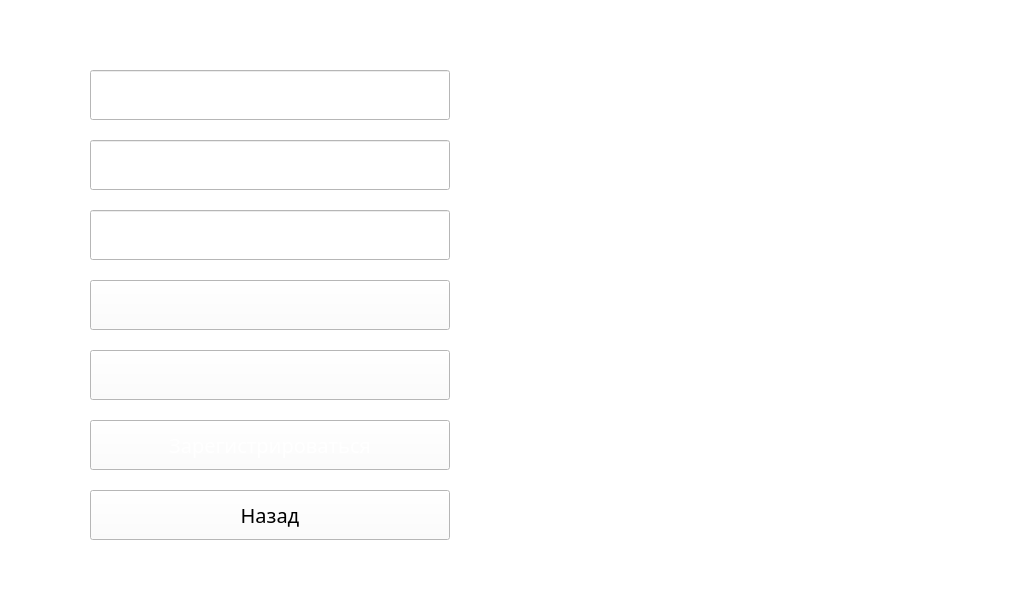
<?xml version="1.0" encoding="UTF-8"?>
<ui version="4.0">
 <class>MainWindow</class>
 <widget class="QMainWindow" name="MainWindow">
  <property name="geometry">
   <rect>
    <x>0</x>
    <y>0</y>
    <width>1020</width>
    <height>600</height>
   </rect>
  </property>
  <property name="mouseTracking">
   <bool>true</bool>
  </property>
  <property name="windowTitle">
   <string>MainWindow</string>
  </property>
  <property name="styleSheet">
   <string notr="true">background-color: white;
</string>
  </property>
  <widget class="QWidget" name="centralwidget">
   <widget class="QLabel" name="label">
    <property name="geometry">
     <rect>
      <x>500</x>
      <y>20</y>
      <width>490</width>
      <height>520</height>
     </rect>
    </property>
    <property name="text">
     <string/>
    </property>
    <property name="pixmap">
     <pixmap resource="images/Auth.qrc">:/backgrounds/Registration.png</pixmap>
    </property>
    <property name="scaledContents">
     <bool>true</bool>
    </property>
   </widget>
   <widget class="QLabel" name="label_3">
    <property name="geometry">
     <rect>
      <x>130</x>
      <y>0</y>
      <width>281</width>
      <height>41</height>
     </rect>
    </property>
    <property name="text">
     <string/>
    </property>
    <property name="pixmap">
     <pixmap resource="images/Auth.qrc">:/backgrounds/ScreenPass.png</pixmap>
    </property>
   </widget>
   <widget class="QLineEdit" name="login">
    <property name="geometry">
     <rect>
      <x>90</x>
      <y>70</y>
      <width>360</width>
      <height>50</height>
     </rect>
    </property>
    <property name="font">
     <font>
      <family>VAG World</family>
      <pointsize>15</pointsize>
      <weight>75</weight>
      <italic>false</italic>
      <bold>true</bold>
     </font>
    </property>
    <property name="cursor">
     <cursorShape>IBeamCursor</cursorShape>
    </property>
    <property name="tabletTracking">
     <bool>false</bool>
    </property>
    <property name="focusPolicy">
     <enum>Qt::ClickFocus</enum>
    </property>
    <property name="layoutDirection">
     <enum>Qt::LeftToRight</enum>
    </property>
    <property name="autoFillBackground">
     <bool>false</bool>
    </property>
    <property name="styleSheet">
     <string notr="true">border-image: url(:/rectangles/Rectangle2.png);
image: url(:/rectangleImages//login.png);
</string>
    </property>
    <property name="inputMethodHints">
     <set>Qt::ImhNone</set>
    </property>
    <property name="text">
     <string/>
    </property>
    <property name="echoMode">
     <enum>QLineEdit::Normal</enum>
    </property>
    <property name="cursorPosition">
     <number>0</number>
    </property>
    <property name="alignment">
     <set>Qt::AlignCenter</set>
    </property>
   </widget>
   <widget class="QLineEdit" name="password">
    <property name="geometry">
     <rect>
      <x>90</x>
      <y>140</y>
      <width>360</width>
      <height>50</height>
     </rect>
    </property>
    <property name="font">
     <font>
      <family>VAG World</family>
      <pointsize>15</pointsize>
      <stylestrategy>PreferDefault</stylestrategy>
     </font>
    </property>
    <property name="focusPolicy">
     <enum>Qt::ClickFocus</enum>
    </property>
    <property name="layoutDirection">
     <enum>Qt::LeftToRight</enum>
    </property>
    <property name="autoFillBackground">
     <bool>false</bool>
    </property>
    <property name="styleSheet">
     <string notr="true">border-image: url(:/rectangles/Rectangle2.png);
image: url(:/rectangleImages/password.png);</string>
    </property>
    <property name="text">
     <string/>
    </property>
    <property name="echoMode">
     <enum>QLineEdit::Password</enum>
    </property>
    <property name="alignment">
     <set>Qt::AlignCenter</set>
    </property>
   </widget>
   <widget class="QLineEdit" name="confirmPassword">
    <property name="geometry">
     <rect>
      <x>90</x>
      <y>210</y>
      <width>360</width>
      <height>50</height>
     </rect>
    </property>
    <property name="font">
     <font>
      <family>VAG World</family>
      <pointsize>15</pointsize>
      <stylestrategy>PreferDefault</stylestrategy>
     </font>
    </property>
    <property name="focusPolicy">
     <enum>Qt::ClickFocus</enum>
    </property>
    <property name="layoutDirection">
     <enum>Qt::LeftToRight</enum>
    </property>
    <property name="autoFillBackground">
     <bool>false</bool>
    </property>
    <property name="styleSheet">
     <string notr="true">border-image: url(:/rectangles/Rectangle2.png);
image: url(:/rectangleImages/confirmPassword.png);</string>
    </property>
    <property name="text">
     <string/>
    </property>
    <property name="echoMode">
     <enum>QLineEdit::Password</enum>
    </property>
    <property name="alignment">
     <set>Qt::AlignCenter</set>
    </property>
   </widget>
   <widget class="QPushButton" name="confirmButton">
    <property name="geometry">
     <rect>
      <x>90</x>
      <y>420</y>
      <width>360</width>
      <height>50</height>
     </rect>
    </property>
    <property name="font">
     <font>
      <family>VAG World</family>
      <pointsize>15</pointsize>
     </font>
    </property>
    <property name="cursor">
     <cursorShape>PointingHandCursor</cursorShape>
    </property>
    <property name="styleSheet">
     <string notr="true">border-image: url(:/rectangles/Rectangle3.png);
color: white;</string>
    </property>
    <property name="text">
     <string>Зарегистрироваться</string>
    </property>
   </widget>
   <widget class="QPushButton" name="backButton">
    <property name="geometry">
     <rect>
      <x>90</x>
      <y>490</y>
      <width>360</width>
      <height>50</height>
     </rect>
    </property>
    <property name="font">
     <font>
      <family>VAG World</family>
      <pointsize>15</pointsize>
     </font>
    </property>
    <property name="cursor">
     <cursorShape>PointingHandCursor</cursorShape>
    </property>
    <property name="styleSheet">
     <string notr="true">border-image: url(:/rectangles/Rectangle.png);
</string>
    </property>
    <property name="text">
     <string>Назад</string>
    </property>
   </widget>
   <widget class="QPushButton" name="admin">
    <property name="geometry">
     <rect>
      <x>90</x>
      <y>350</y>
      <width>360</width>
      <height>50</height>
     </rect>
    </property>
    <property name="font">
     <font>
      <family>VAG World</family>
      <pointsize>15</pointsize>
     </font>
    </property>
    <property name="cursor">
     <cursorShape>PointingHandCursor</cursorShape>
    </property>
    <property name="styleSheet">
     <string notr="true">border-image: url(:/rectangles/Rectangle4.png);
image: url(:/rectangleImages/admin.png);</string>
    </property>
    <property name="text">
     <string/>
    </property>
   </widget>
   <widget class="QPushButton" name="user">
    <property name="geometry">
     <rect>
      <x>90</x>
      <y>280</y>
      <width>360</width>
      <height>50</height>
     </rect>
    </property>
    <property name="font">
     <font>
      <family>VAG World</family>
      <pointsize>15</pointsize>
     </font>
    </property>
    <property name="cursor">
     <cursorShape>PointingHandCursor</cursorShape>
    </property>
    <property name="styleSheet">
     <string notr="true">border-image: url(:/rectangles/Rectangle5.png);
image: url(:/rectangleImages/user.png);</string>
    </property>
    <property name="text">
     <string/>
    </property>
   </widget>
  </widget>
  <widget class="QMenuBar" name="menubar">
   <property name="geometry">
    <rect>
     <x>0</x>
     <y>0</y>
     <width>1020</width>
     <height>21</height>
    </rect>
   </property>
  </widget>
  <widget class="QStatusBar" name="statusbar">
   <property name="font">
    <font>
     <family>VAG World</family>
     <pointsize>12</pointsize>
    </font>
   </property>
   <property name="layoutDirection">
    <enum>Qt::LeftToRight</enum>
   </property>
  </widget>
 </widget>
 <resources>
  <include location="images/Auth.qrc"/>
 </resources>
 <connections/>
</ui>
